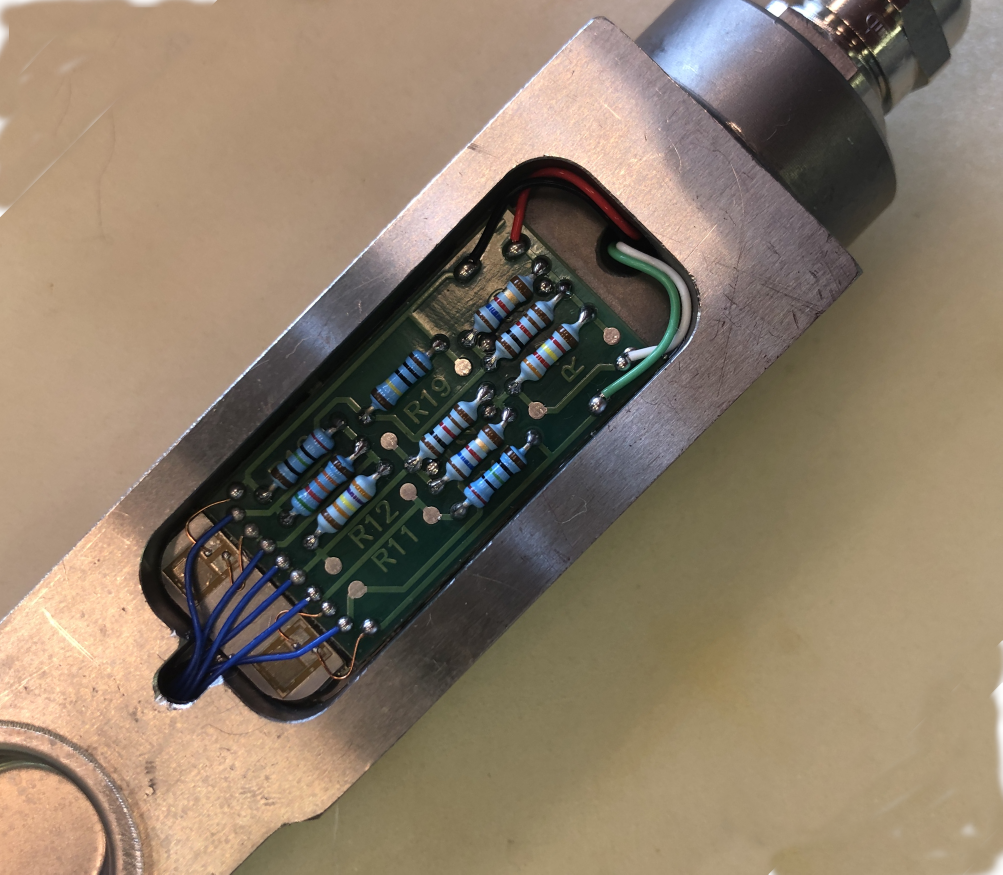
#> input picture scheme_photos/rotated3.jpg, 3007 x 2623 px, given in place of rotated.jpg, which was not available (shown at 1/3 size)
$ python dev_v0.1.py
#> lines starting #> are read from the running program, lines starting #| are printed output that depends on the picture; after the words box and inside, x2 and y2 are one past the last pixel; in counts of white or black regions, pixels touching at a corner belong together; pictures that were not available may be replaced by others from this repository, and a replacement may not be noted
import cv2
import numpy as np
import pprint


def open_image(filename):
#> called with filename = 'rotated.jpg'
    img = cv2.imread(filename)
#> img is the input picture: shape (2623, 3007, 3); mean B, G, R 104.7, 123.2, 138.6
    return img


def open_imageBGR2HSV(img):
    img = cv2.cvtColor(img, cv2.COLOR_BGR2HSV)
    return img


def viewImage(name, image):
    cv2.namedWindow(name, cv2.WINDOW_NORMAL)
    cv2.resizeWindow(name, 1000, 1000)
    cv2.imshow(name, image)

    while(True):
        if cv2.waitKey(1) & 0xFF == ord('q'):
            break

    cv2.destroyAllWindows()


def BGR2HSV(BGR_image):
    HSV_image = cv2.cvtColor(BGR_image, cv2.COLOR_BGR2HSV)
    return HSV_image


def get_range(manual=False):
    green_low, green_high = None, None
    if manual:
        min = input("Введите минимальный порог: ")
        max = input("Введите максимальный порог: ")
        _min = min.split(" ")
        _max = max.split(" ")
        green_low = np.array(_min, dtype="uint8")
        green_high = np.array(_max, dtype="uint8")
    else:
        green_low = np.array([41, 40, 34], dtype="uint8")
        green_high = np.array([85, 155, 90], dtype="uint8")

    return (green_low, green_high)


def findGreatesContour(contours):
    largest_area = 0
    largest_contour_index = -1
    i = 0
    total_contours = len(contours)

    while (i < total_contours):
        area = cv2.contourArea(contours[i])

        if (area > largest_area):
            largest_area = area
            largest_contour_index = i

        i += 1

    return largest_area, largest_contour_index


if __name__ == "__main__":
    filename = 'rotated.jpg'

    while(True):
        original_img = open_image(filename)
        # viewImage("Исходник", original_img)  # original

        # Высчитываем погрешность DELTA для использования в
        # заполнении пробелов и кропе схемки
        # print((original_img.shape[0] + original_img.shape[1])/2. * 0.005)
        DELTA = (original_img.shape[0] + original_img.shape[1])/2. * 0.005

        # Узнаём значение зеленого в HSV
        green_bgr = np.uint8([[[0, 255, 0]]])
        green_hsv = BGR2HSV(green_bgr)
        # В HSV green = (60, 255, 255)

        img = cv2.imread(filename)

        # фильтры удаляющие артефакты камеры
        img = cv2.medianBlur(img, 3)
        img = cv2.GaussianBlur(img, (3, 3), 0)

        # Переводим изображение в HSV
        hsv_img = open_imageBGR2HSV(img)
        # viewImage("RGB в HSV", hsv_img)  # 1

        # Принтим значение каналов в [[y],[x]]
        # print(hsv_img[[1320], [2064]])

        # mask1 - фильтрует засветы затемняя их
        mask1 = cv2.inRange(
            hsv_img, np.array([0, 0, 250]), np.array([180, 2, 255])
        )
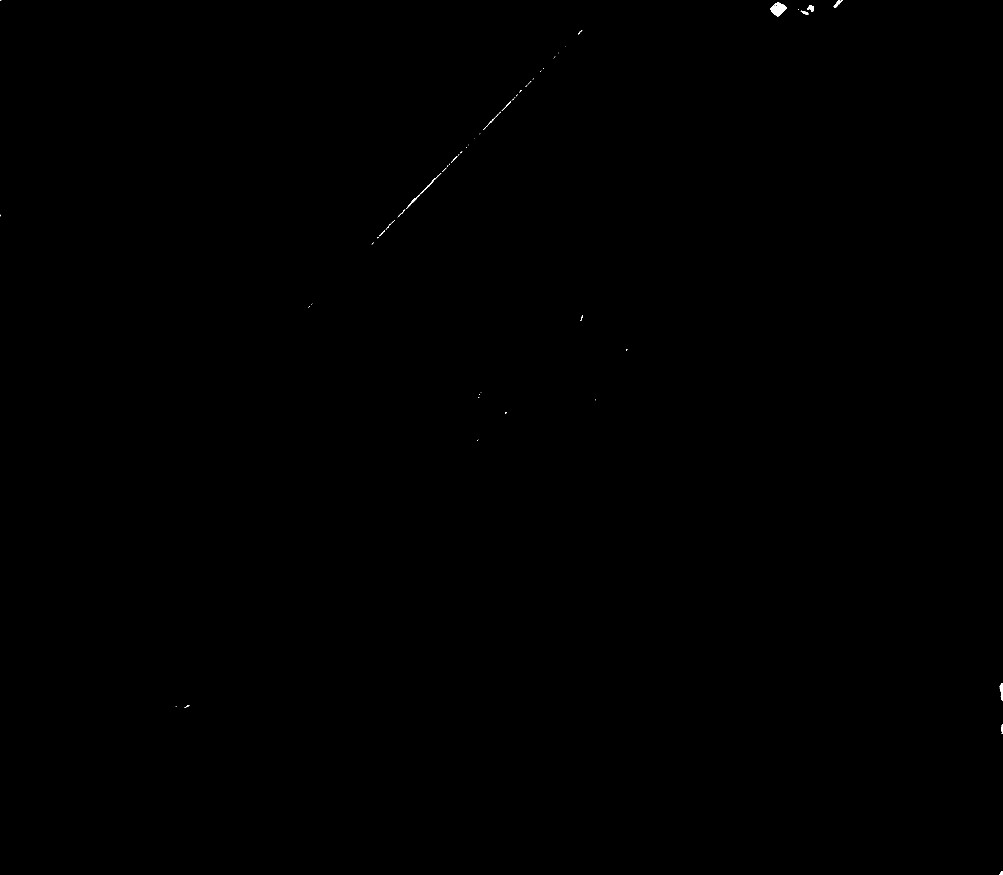
#> mask1: shape (2623, 3007) (shown at 1/3 size); 0.04% white; 66 white regions (47 under 20 px), largest, box (x1, y1, x2, y2) and area: (2311, 8, 2360, 49) 1171, (1219, 554, 1291, 626) 267, (2421, 15, 2442, 35) 234
        hsv_img[mask1 > 0] = ([253, 1, 253])
#> hsv_img: shape (2623, 3007, 3); mean H, S, V 35.6, 70.1, 141.7

        manual = False
        green_low, green_high = get_range(manual)
        mask2 = cv2.inRange(hsv_img, green_low, green_high)
#> mask2: shape (2623, 3007); 3.3% white; 833 white regions (681 under 20 px), largest, box (x1, y1, x2, y2) and area: (882, 1243, 1790, 1908) 108262, (1554, 771, 1935, 1242) 41550, (1126, 972, 1547, 1393) 39202
        hsv_img[mask2 > 0] = ([255, 0, 255])
#> hsv_img: shape (2623, 3007, 3); mean H, S, V 41.9, 67.3, 148.6
        # viewImage("Наложение маски на плату", hsv_img)  # 2

        RGB_again = cv2.cvtColor(hsv_img, cv2.COLOR_HSV2RGB)
        gray = cv2.cvtColor(RGB_again, cv2.COLOR_RGB2GRAY)
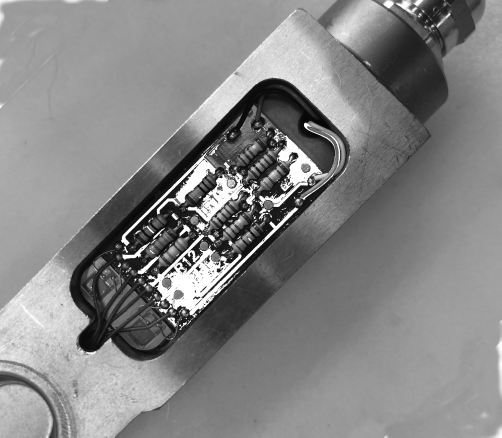
#> gray: shape (2623, 3007) (shown at 1/6 size); min 1, max 255, mean 132.4
        # viewImage("HSV в RGB и в серые оттенки", gray)  # 3

        ret, threshold = cv2.threshold(gray, 254, 255, cv2.THRESH_BINARY)
        # viewImage("Пороговая обработка", threshold)  # 4

        # Заполнение пробелов
        kernel = np.ones((int(2.5*DELTA), int(2.5*DELTA)), np.uint8)
        closing = cv2.morphologyEx(threshold, cv2.MORPH_CLOSE, kernel)
#> closing: shape (2623, 3007); 5.8% white; 42 white regions (24 under 20 px), largest, box (x1, y1, x2, y2) and area: (684, 733, 2045, 1981) 454519, (1368, 1276, 1431, 1334) 1389, (735, 1604, 788, 1666) 1273
        # viewImage("Заполнение пробелов", closing)  # 5

        # Устранение артефактов
        kernel = np.ones((int(DELTA), int(DELTA)), np.uint8)
        opening = cv2.morphologyEx(closing, cv2.MORPH_OPEN, kernel)
#> opening: shape (2623, 3007); 5.7% white; 13 white regions
        # viewImage("Устранение артефактов", opening)  # 6

        contours, hierarchy = cv2.findContours(
            opening, cv2.RETR_EXTERNAL, cv2.CHAIN_APPROX_SIMPLE)
#> contours = 13 contours; largest, box (x1, y1, x2, y2) and area: (726, 738, 2042, 1978) 471522, (1535, 761, 1607, 822) 2272, (918, 1391, 971, 1446) 1828, (958, 1852, 1006, 1887) 1303, (1508, 1472, 1556, 1523) 1256
        contour_img = open_image(filename)
        cv2.drawContours(contour_img, contours, -1, (0, 0, 255), -1)
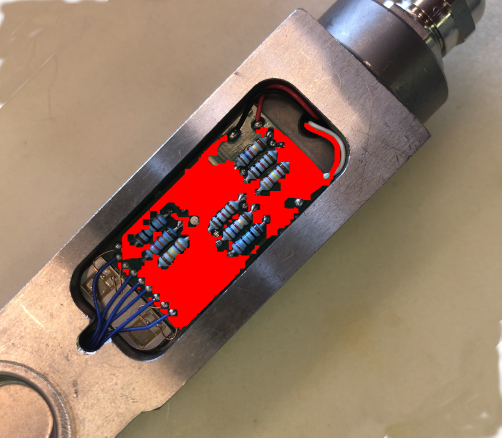
#> contour_img: shape (2623, 3007, 3) (shown at 1/6 size); mean B, G, R 102, 120, 152
        # viewImage("Контурирование", contour_img)  # 7

        largest_area, largest_contour_index = findGreatesContour(contours)
#> in findGreatesContour, `total_contours = len(contours)`: total_contours = 13
#> the loop in findGreatesContour, `while (i < total_contours):` made 13 passes
#> (area, largest_area) on passes 1, 8, 12, 13: (1303, 1303), (1828, 1828), (2272.5, 2272.5), (471522, 471522)
#> after the loop in findGreatesContour, `while (i < total_contours):`: largest_area = 471522; largest_contour_index = 12
#> largest_area = 471522; largest_contour_index = 12

        pprint.pprint("Макс площадь: {}".format(largest_area))
#| 'Макс площадь: 471522.0'
        pprint.pprint("Индекс контура: {}".format(largest_contour_index))
#| 'Индекс контура: 12'
        pprint.pprint("Кол-во контуров: {}".format(len(contours)))
#| 'Кол-во контуров: 13'

        if largest_area > 0.95 * img.shape[0] * img.shape[1]:
            DELTA = 0

        # Далее найдем центр наибольшего контура
        cnt = contours[largest_contour_index]
#> cnt = contour of 1786 points, box (x1, y1, x2, y2) (726, 738, 2042, 1978), area 471522
        M = cv2.moments(cnt)
#> M = moments, m00 471522, centre m10/m00, m01/m00 = (1322.4, 1343.8)
        cX = int(M["m10"] / M["m00"])
#> cX = 1322
        cY = int(M["m01"] / M["m00"])
#> cY = 1343

        pprint.pprint("x = {}".format(cX))
#| 'x = 1322'
        pprint.pprint("y = {}".format(cY))
#| 'y = 1343'

        x, y, w, h = cv2.boundingRect(cnt)
#> x = 726; y = 738; w = 1316; h = 1240

        cv2.rectangle(
            img,
            (x-int(DELTA*w/h)//2, y-int(DELTA*h/w)//2),
            (x+w+int(DELTA*w/h)//2, y+h+int(DELTA*h/w)//2),
            (0, 255, 0),
            2
        )

        # viewImage('Результат', img)  # 8

        cropped_scheme = img[
            y-int(DELTA*h/w)//2: y+h+int(DELTA*h/w)//2+1,
            x-int(DELTA*w/h)//2: x+w+int(DELTA*w/h)//2+1,
            :
        ]

        viewImage("Кропнутая схемка", cropped_scheme)  # 9
#> (key q is pressed here)

        def on_update(val):
            edges = cv2.Canny(cropped_scheme, 10, 200)
            viewImage('Canny', edges)

        # Поиск резисторов на схемке
        hsv_scheme = open_imageBGR2HSV(cropped_scheme)

        """
        print(hsv_scheme[[914], [103]])
        print(hsv_scheme[[726], [149]])
        print(hsv_scheme[[574], [540]])
        """
        # mask1 - фильтрует засветы затемняя их
        mask1 = cv2.inRange(
            hsv_scheme, np.array([0, 0, 250]), np.array([180, 2, 255])
        )
#> mask1: shape (1253, 1331); 0.01% white in thin lines or dots, all inside (x1, y1, x2, y2) = (205, 179, 1164, 591)
        hsv_scheme[mask1 > 0] = ([253, 1, 253])
#> hsv_scheme: shape (1253, 1331, 3); mean H, S, V 66.9, 71.4, 82.6

        resistor_low = np.array([78, 30, 60], dtype="uint8")
        resistor_high = np.array([110, 170, 200], dtype="uint8")
        mask2 = cv2.inRange(hsv_scheme, resistor_low, resistor_high)
#> mask2: shape (1253, 1331); 5.7% white; 475 white regions (324 under 20 px), largest, box (x1, y1, x2, y2) and area: (1083, 208, 1316, 450) 6910, (499, 543, 1103, 1152) 5076, (149, 733, 237, 816) 3435
        hsv_scheme[mask2 > 0] = ([255, 0, 255])
#> hsv_scheme: shape (1253, 1331, 3); mean H, S, V 75.6, 65.6, 90.2
        # viewImage("Наложение маски на плату", hsv_scheme)  # 10

        RGB_again = cv2.cvtColor(hsv_scheme, cv2.COLOR_HSV2RGB)
#> RGB_again: shape (1253, 1331, 3)
        gray = cv2.cvtColor(RGB_again, cv2.COLOR_RGB2GRAY)
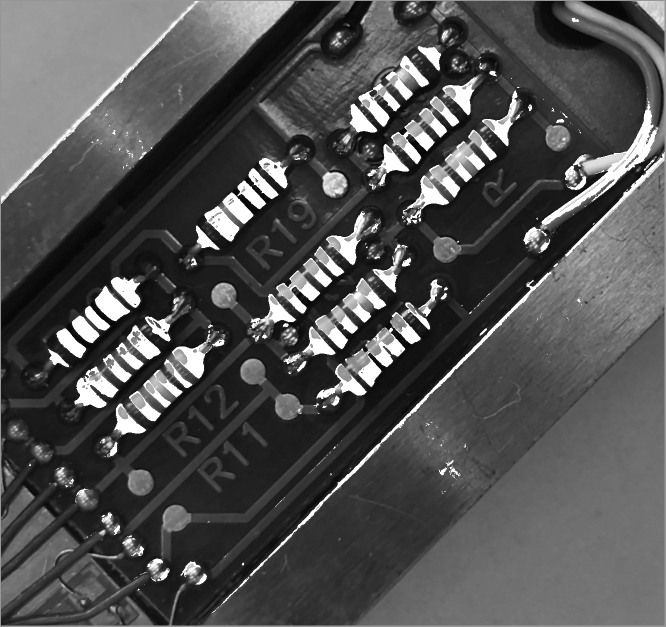
#> gray: shape (1253, 1331) (shown at 1/2 size); min 1, max 255, mean 81
        viewImage("HSV в RGB и в серые оттенки", gray)  # 11
#> (key Esc is pressed here)

        ret, threshold = cv2.threshold(gray, 254, 255, cv2.THRESH_BINARY)
        viewImage("Пороговая обработка", threshold)  # 12

        # Высчитывание относительной погрешности DELTA
        DELTA = (threshold.shape[0] + threshold.shape[1])/2. * 0.005

        # Заполнение пробелов
        kernel = np.ones((int(3.5*DELTA), int(3.5*DELTA)), np.uint8)
        closing = cv2.morphologyEx(threshold, cv2.MORPH_CLOSE, kernel)
#> closing: shape (1253, 1331); 10.8% white; 122 white regions (65 under 20 px), largest, box (x1, y1, x2, y2) and area: (500, 423, 897, 829) 47175, (150, 631, 450, 874) 29963, (1048, 175, 1331, 514) 18824
        viewImage("Заполнение пробелов", closing)  # 13

        # Устранение артефактов
        kernel = np.ones((int(2*DELTA), int(2*DELTA)), np.uint8)
        opening = cv2.morphologyEx(closing, cv2.MORPH_OPEN, kernel)
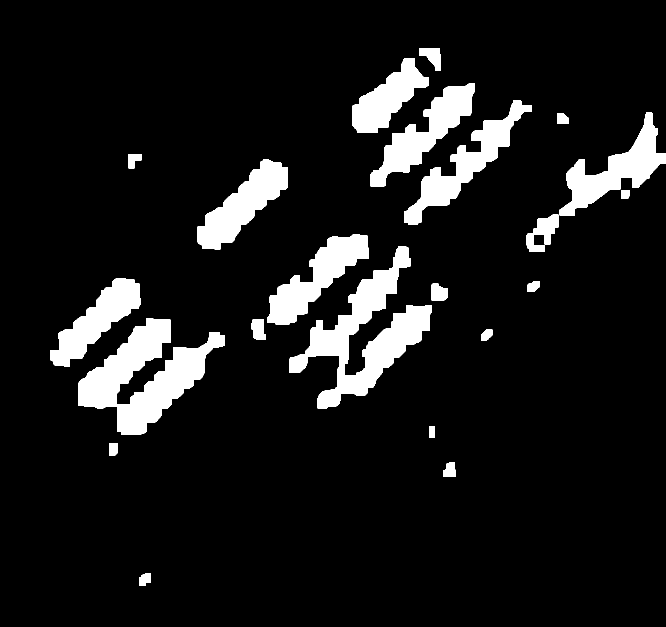
#> opening: shape (1253, 1331) (shown at 1/2 size); 9.7% white; 22 white regions, largest, box (x1, y1, x2, y2) and area: (156, 636, 450, 869) 29690, (579, 492, 864, 818) 29259, (808, 200, 1064, 450) 14583
        viewImage("Устранение артефактов", opening)  # 14

        cv2.destroyAllWindows()
        break

$ run again, on scheme_photos/test1.jpg
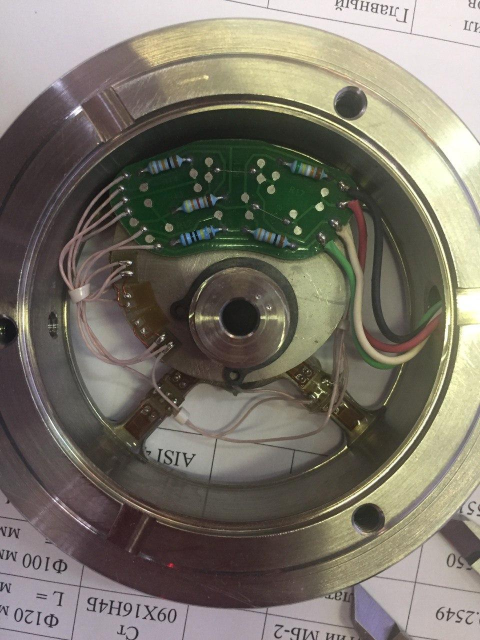
#> input picture scheme_photos/test1.jpg, 960 x 1280 px, given in place of rotated.jpg, which was not available (shown at 1/2 size)
#> in open_image, img is the input picture: shape (1280, 960, 3); mean B, G, R 105.2, 116.1, 121.2
#> `mask2 = cv2.inRange(hsv_img, green_low, green_high)`:
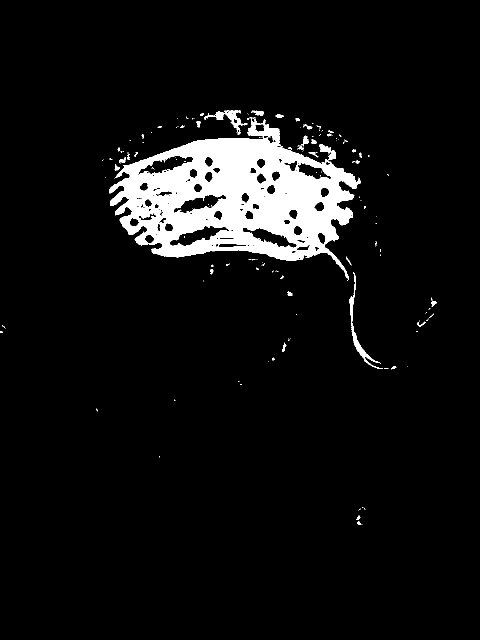
#> mask2: shape (1280, 960) (shown at 1/2 size); 6.6% white; 165 white regions (128 under 20 px), largest, box (x1, y1, x2, y2) and area: (219, 238, 721, 561) 76256, (699, 544, 766, 738) 1182, (408, 221, 495, 270) 937
#> contours = 25 contours, 2 with area under 20; largest, box (x1, y1, x2, y2) and area: (220, 222, 722, 522) 100598, (706, 666, 763, 738) 878, (666, 512, 713, 562) 854, (393, 227, 418, 255) 288, (601, 249, 636, 259) 229
#> contour_img: shape (1280, 960, 3); 8.61% of pixels changed, all inside (x1, y1, x2, y2) = (0, 222, 960, 1050)
#> total_contours = 25
#> the loop in findGreatesContour, `while (i < total_contours):` made 25 passes
#> (area, largest_area) on passes 1, 3, 25: (80, 80), (877.5, 877.5), (100598, 100598)
#> after the loop in findGreatesContour, `while (i < total_contours):`: largest_area = 100598; largest_contour_index = 24
#> `largest_area, largest_contour_index = findGreatesContour(contours)`: largest_area = 100598; largest_contour_index = 24
#| 'Макс площадь: 100598.0'
#| 'Индекс контура: 24'
#| 'Кол-во контуров: 25'
#> cnt = contour of 492 points, box (x1, y1, x2, y2) (220, 222, 722, 522), area 100598
#> M = moments, m00 100598, centre m10/m00, m01/m00 = (469.9, 391.6)
#> cX = 469
#> cY = 391
#| 'x = 469'
#| 'y = 391'
#> x = 220; y = 222; w = 502; h = 300
#> hsv_scheme: shape (303, 511, 3); mean H, S, V 55, 80.8, 74.3
#> `opening = cv2.morphologyEx(closing, cv2.MORPH_OPEN, kernel)`:
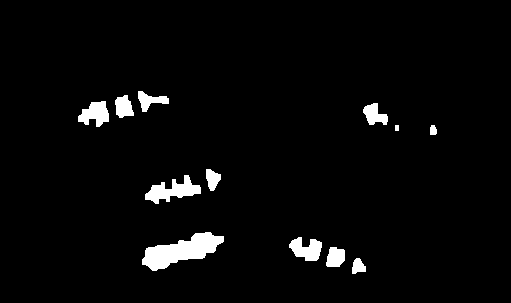
#> opening: shape (303, 511); 3.3% white; 12 white regions, largest, box (x1, y1, x2, y2) and area: (142, 232, 224, 271) 1615, (145, 175, 201, 204) 770, (78, 101, 109, 127) 515
